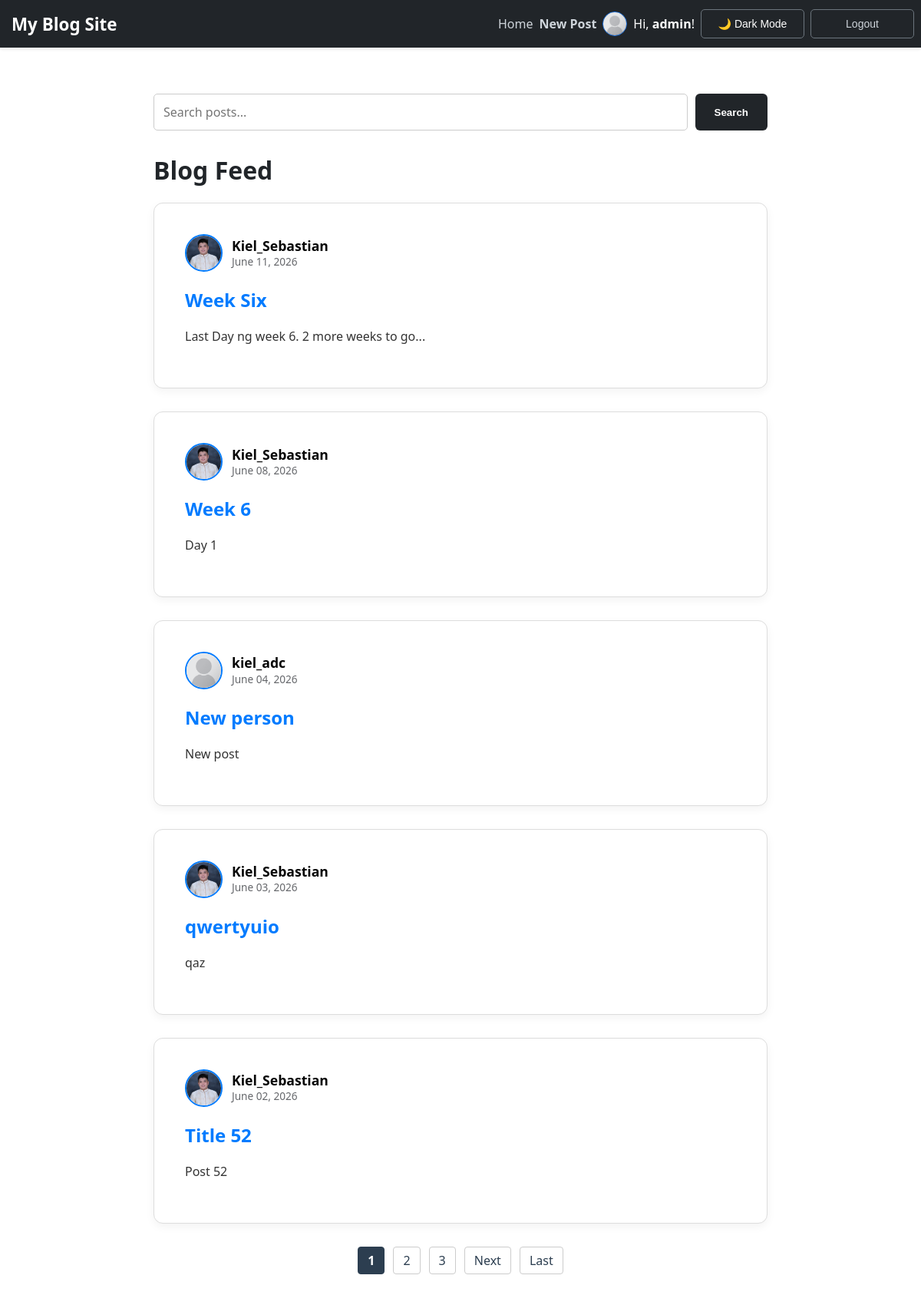
Before: / (signed in) with the older database file.
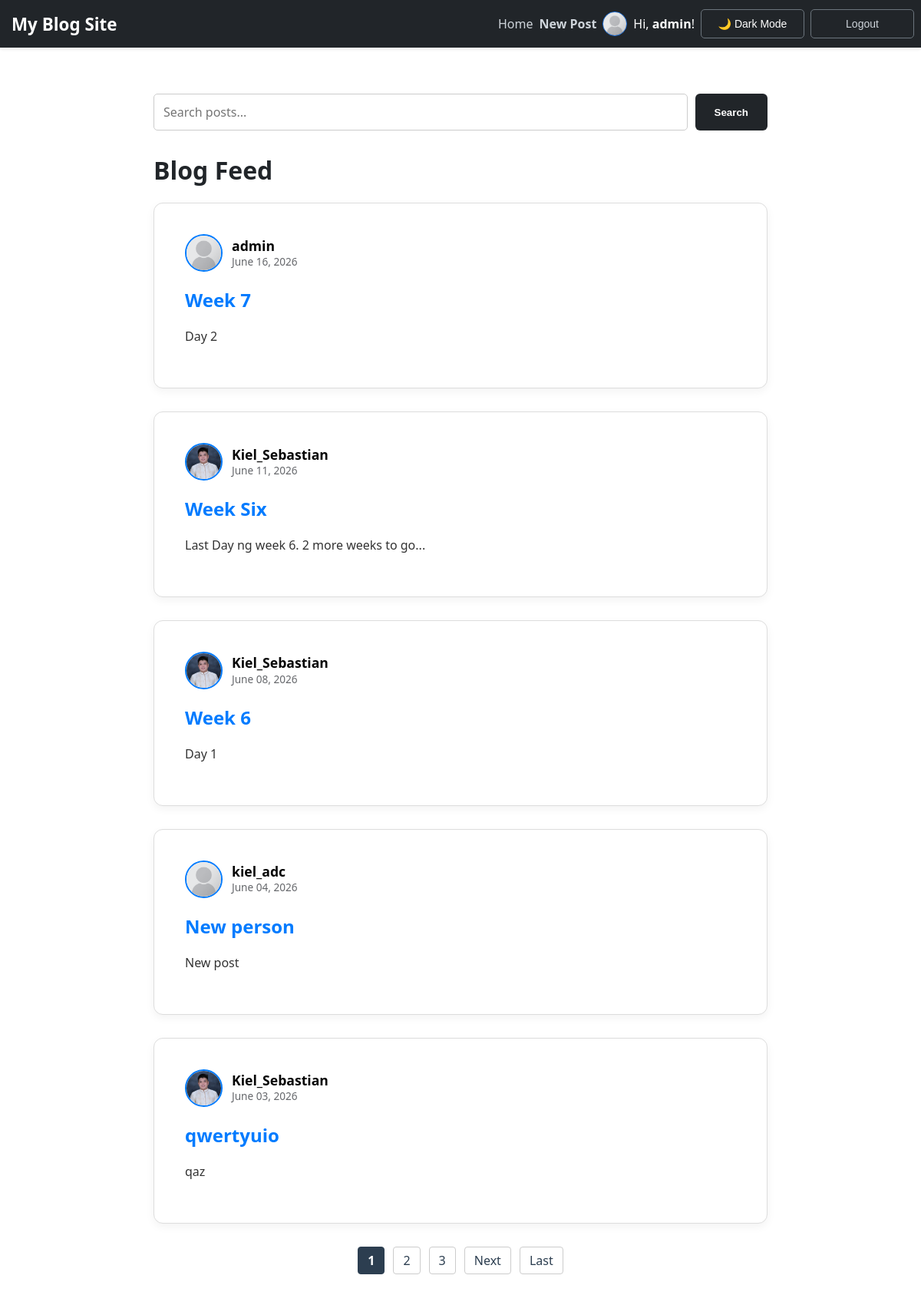
After: the same page with the newer database file.
### blog/models.py (models this page shows, shortened)
class Profile(models.Model):
    user = models.OneToOneField(User, on_delete=models.CASCADE)
    image = models.ImageField(default='default.jpg', upload_to='profile_pics')
    bio = models.TextField(max_length=500, blank=True, help_text="Short description")
    birth_date = models.DateField(null=True, blank=True, verbose_name="Date of Birth")
    gender_3nf = models.ForeignKey(GenderLookup, on_delete=models.SET_NULL, null=True, blank=True)
    civil_status_3nf = models.ForeignKey(CivilStatusLookup, on_delete=models.SET_NULL, null=True, blank=True)
    citizenship_3nf = models.ForeignKey(CitizenshipLookup, on_delete=models.SET_NULL, null=True, blank=True)
    citizenship_acquisition_3nf = models.ForeignKey(CitizenshipAcqLookup, on_delete=models.SET_NULL, null=True, blank=True)
    middle_name = models.CharField(max_length=100, blank=True, null=True)
    name_extension = models.CharField(max_length=20, blank=True, null=True)
    place_of_birth = models.CharField(max_length=255, blank=True, null=True)
    employee_number = models.CharField(max_length=50, blank=True, null=True)
    dual_citizenship_country = models.CharField(max_length=100, blank=True, null=True)
    mobile_number = models.CharField(max_length=20, blank=True, null=True)
    class Meta: db_table = 'pds_personal_information'

class Post(models.Model):
    title = models.CharField(max_length=100)
    content = models.TextField()
    date_posted = models.DateTimeField(auto_now=True)
    author = models.ForeignKey(User, on_delete=models.CASCADE)
    image = models.ImageField(null=True, blank=True, upload_to=user_directory_path)

### blog/views.py (the view)
# urls.py: path('', PostListView.as_view(), name='blog-home'),
class PostListView(ListView):
    model = Post
    template_name = 'blog/home.html'
    context_object_name = 'posts'
    ordering = ['-date_posted']
    paginate_by = 5
    def get_queryset(self):
        query = self.request.GET.get('q')
        if query:
            return Post.objects.filter(
                Q(title__icontains=query) | Q(content__icontains=query)
            ).order_by('-date_posted')
        return Post.objects.all().order_by('-date_posted')
    def get_context_data(self, **kwargs):
        context = super().get_context_data(**kwargs)
        context['search_query'] = self.request.GET.get('q', '')
        return context

### blog/templates/blog/home.html (shortened to what this page needs)
{% extends "blog/base.html" %}
{% block content %}
    {% if not user.is_authenticated %}
        <div class="card" style="text-align: center; padding: 60px 40px; margin-top: 20px;">
            <h1 style="font-size: 2.5rem; color: #212529;">Welcome to My Django Blog</h1>
            <p style="color: #6c757d; font-size: 1.1rem; margin-bottom: 40px;">
                Join our community to share your stories and connect with others.
            </p>
            <div style="display: flex; justify-content: center; gap: 20px;">
                <a href="{% url 'login' %}" class="btn-primary" style="width: 180px; text-decoration: none; text-align: center;">Login</a>
                <a href="{% url 'register' %}" class="btn-secondary" style="width: 180px; text-decoration: none; text-align: center; padding: 12px; border: 1px solid #ccc; border-radius: 4px; color: #212529; font-weight: 600;">Register</a>
            </div>
        </div>
    {% else %}
        <form method="GET" action="{% url 'blog-home' %}" style="display: flex; gap: 10px; margin-bottom: 30px;">
            <input type="text" name="q" value="{{ search_query }}" placeholder="Search posts..."
                style="flex: 1; padding: 12px; border: 1px solid #ccc; border-radius: 5px;" class="search-input">
            <button type="submit" class="btn-primary" style="width: auto; padding: 0 25px;">Search</button>
        </form>
        <h1 class="mb-4 feed-title">Blog Feed</h1>
        {% for post in posts %}
            <article class="card">
                <div class="article-body">
                    <div class="article-metadata" style="display: flex; align-items: center; margin-bottom: 15px;">
                        <a href="{% url 'user-profile' post.author.username %}" style="display: flex; align-items: center; text-decoration: none; color: inherit;">
                            {% if post.author.profile.image %}
                                <img src="{{ post.author.profile.image.url }}" alt="{{ post.author.username }}" class="feed-avatar">
                            {% else %}
                                <div style="width: 45px; height: 45px; border-radius: 50%; border: 2px solid #1877F2; background-color: #e4e6eb; margin-right: 12px;"></div>
                            {% endif %}
                            <div style="line-height: 1.2;">
                                <span class="feed-author-name" style="font-weight: bold; font-size: 1.1rem;">{{ post.author.username }}</span><br>
                                <span class="feed-date" style="font-size: 0.85rem;">{{ post.date_posted|date:"F d, Y" }}</span>
                            </div>
                        </a>
                    </div>
                    <h2>
                        <a class="article-title" href="{% url 'post-detail' post.pk %}" style="text-decoration: none; color: #007bff;">{{ post.title }}</a>
                    </h2>
                    <p class="article-content">{{ post.content|truncatewords:30 }}</p>
                </div>
            </article>
        {% empty %}
            <div class="card" style="text-align: center; padding: 30px;">
                <p>No posts yet. <a href="{% url 'post-create' %}">Be the first to create one!</a></p>
            </div>
        {% endfor %}
        {% if is_paginated %}
            <div style="margin-top: 30px; display: flex; justify-content: center; gap: 5px;">
                {% for num in page_obj.paginator.page_range %}
                    {% if page_obj.number == num %}
                        <span class="pagination-active">{{ num }}</span>
                    {% elif num > page_obj.number|add:'-3' and num < page_obj.number|add:'3' %}
                        <a href="?page={{ num }}{% if search_query %}&q={{ search_query }}{% endif %}" class="pagination-link">{{ num }}</a>
                    {% endif %}
                {% endfor %}
                {% if page_obj.has_next %}
                    <a href="?page={{ page_obj.next_page_number }}{% if search_query %}&q={{ search_query }}{% endif %}" class="pagination-link">Next</a>
                    <a href="?page={{ page_obj.paginator.num_pages }}{% if search_query %}&q={{ search_query }}{% endif %}" class="pagination-link">Last</a>
                {% endif %}
            </div>
        {% endif %}
    {% endif %}
{% endblock %}

### blog/templates/blog/base.html (shortened to what this page needs)
{% load static %}
<!DOCTYPE html>
<html lang="en">
<head>
    <link rel="stylesheet" type="text/css" href="{% static 'blog/main.css' %}">
</head>
<body>
    <nav class="navbar">
        <div class="nav-container">
            <a href="{% url 'blog-home' %}" class="nav-logo">My Blog Site</a>
            <div class="nav-links">
                <a href="{% url 'blog-home' %}">Home</a>
                {% if user.is_authenticated %}
                    <a href="{% url 'post-create' %}" style="font-weight: 600;">New Post</a>
                    <a href="{% url 'user-profile' user.username %}" style="display: inline-flex; align-items: center; text-decoration: none;">
                        <img src="{{ user.profile.image.url }}" alt="Nav Profile" style="width: 30px; height: 30px; border-radius: 50%; border: 1px solid #1877F2; object-fit: cover; margin-right: 8px;">
                        <span style="color: #fff;">Hi, <strong>{{ user.username }}</strong>!</span>
                    </a>
                    <button id="theme-toggle" class="theme-toggle-btn">🌙 Dark Mode</button>
                    <form method="post" action="{% url 'logout' %}" style="display:inline;">
                        <button type="submit" class="nav-logout-btn">Logout</button>
                    </form>
                {% else %}
                    <a href="{% url 'login' %}">Login</a>
                    <a href="{% url 'register' %}">Register</a>
                {% endif %}
            </div>
        </div>
    </nav>
    <div class="main-wrapper" style="margin-top: 60px;">
        {% block content %}{% endblock %}
    </div>
</body>
</html>

### blog/static/blog/main.css (style rules this page uses)
body { background-color: #f0f2f5; font-family: 'Segoe UI', Roboto, Helvetica, Arial, sans-serif; margin: 0; color: #1c1e21; }
.navbar { background-color: #212529; padding: 0.75rem 0; box-shadow: 0 2px 4px rgba(0,0,0,0.1); position: sticky; top: 0; z-index: 1000; }
.nav-container { max-width: 98%; width: 100%; margin: 0 auto; display: flex; justify-content: space-between; align-items: center; padding: 0 15px; }
.nav-logo { color: white !important; text-decoration: none; font-size: 1.4rem; font-weight: bold; margin-left: 0; }
.nav-links { display: flex; align-items: center; gap: 25px; }
.nav-links a { color: #ced4da; text-decoration: none; font-weight: 500; }
.nav-logout-btn { background: transparent; border: 1px solid #6c757d; color: #ced4da; padding: 6px 15px; border-radius: 4px; cursor: pointer; }
.main-wrapper { max-width: 800px; margin: 60px auto; padding: 0 20px; }
.card { background: white; border-radius: 12px; border: 1px solid #ddd; padding: 40px; margin-bottom: 30px; box-shadow: 0 4px 12px rgba(0,0,0,0.05); }
.btn-primary { background-color: #212529; color: white; padding: 12px 25px; border: none; border-radius: 6px; font-weight: 600; cursor: pointer; transition: 0.2s; display: inline-block; text-align: center; }
form input[type="text"], form input[type="password"], form input[type="email"], form textarea { width: 100%; padding: 15px; border: 1px solid #ccc; border-radius: 6px; box-sizing: border-box; font-size: 1rem; font-family: inherit; }
.content-section img, .card img { width: 100% !important; max-width: 100% !important; height: auto !important; display: block !important; margin: 0 auto 20px !important; border-radius: 8px; }
.card img.feed-avatar, .content-section img.feed-avatar, img.feed-avatar { width: 45px !important; height: 45px !important; max-width: 45px !important; object-fit: cover !important; border-radius: 50% !important; margin: 0 12px 0 0 !important; display: inline-block !important; border: 2px solid #007bff !important; }

### blog/templates/blog/base.html (style rules this page uses)
body { background-color: #ffffff; color: #212529; transition: background-color 0.3s, color 0.3s; }
.feed-author-name { color: #050505; }
.feed-date { color: #65676B; }
.article-content { color: #333333; }
.theme-toggle-btn, .nav-logout-btn { width: 135px !important; height: 38px !important; display: inline-flex !important; justify-content: center !important; align-items: center !important; box-sizing: border-box !important; padding: 0 !important; font-size: 14px !important; font-weight: 500 !important; border-radius: 5px !important; cursor: pointer; transition: all 0.2s ease-in-out; }
.theme-toggle-btn { background: transparent; color: #ffffff; border: 1px solid #6c757d; }
.nav-logout-btn { background: transparent; color: #ced4da !important; border: 1px solid #6c757d; }
.nav-links { gap: 8px !important; align-items: center !important; display: flex !important; }
.nav-links > a, .nav-links > button, .nav-links > form { margin-right: 0 !important; }
.pagination-link { padding: 6px 12px; border: 1px solid #ccc; text-decoration: none; color: #2c3e50; border-radius: 4px; margin: 0 3px; display: inline-block; transition: background-color 0.2s, color 0.2s; }
.pagination-active { padding: 6px 12px; background-color: #2c3e50; color: white; border: 1px solid #2c3e50; border-radius: 4px; margin: 0 3px; display: inline-block; font-weight: bold; }

Changed rows visible on the page:
no longer on this page (row unchanged): Post: author.profile.image (picture), author.username "Kiel_Sebastian", date_posted "June 02, 2026", title "Title 52", content "Post 52"
added Post: author.profile.image (placeholder picture), author.username "admin", date_posted "June 16, 2026", title "Week 7", content "Day 2"
